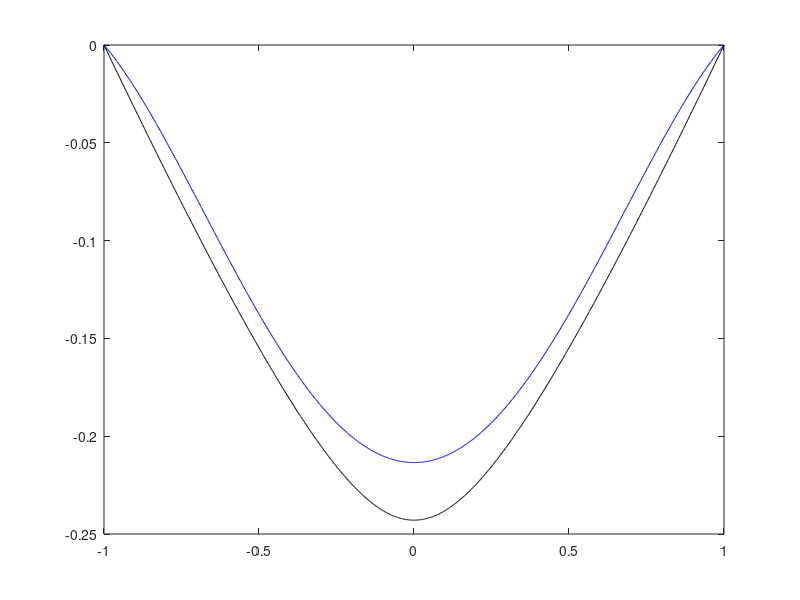

The MATLAB source for this figure:
clear all; close all; clc;

% u''(x) = f(x)
% u(x0) = 0 = u(xf)

f = @(x)(1 ./ (1 + 16 * x.^2));
true_sol = @(x)((1 / 32) * (-log(16 * x.^2 + 1) + log(17) + 8 * x .* atan(4 * x) - 8 * atan(4)));

N = 5;
x0 = -1;
xf = 1;
x = linspace(x0, xf, N + 1);

A = zeros(N + 1);
b = zeros(N + 1, 1);
b(1) = 0;
b(N + 1) = 0;
for i = 2:N
    b(i) = f(x(i));
end

% Fill in first row: u(x0) = 0
for j = 1:(N + 1)
    A(1, j) = x(1)^(N - j + 1);
end

% Fill in last row: u(xf) = 0
for j = 1:(N + 1)
    A(N + 1, j) = x(N + 1)^(N - j + 1);
end

for i = 2:N
    for j = 1:(N - 1)
        A(i, j) = (N - j + 1) * (N - j) * x(i)^(N - j - 1);
    end
end

c = A\b;

u = @(x)(polyval(c, x));

xplot = linspace(x0, xf, 1000);
plot(xplot, true_sol(xplot), 'k')
hold on
plot(xplot, u(xplot), 'b')
hold off

err = max(abs(true_sol(x) - u(x)))